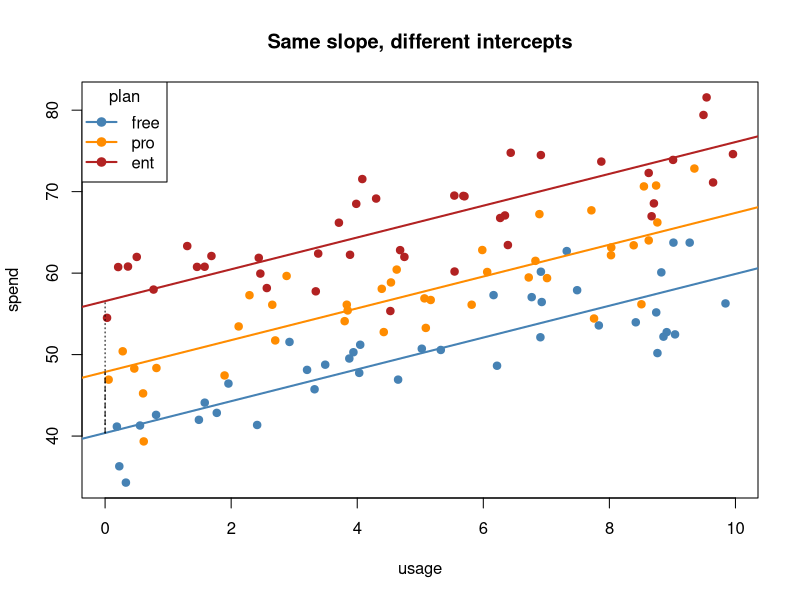
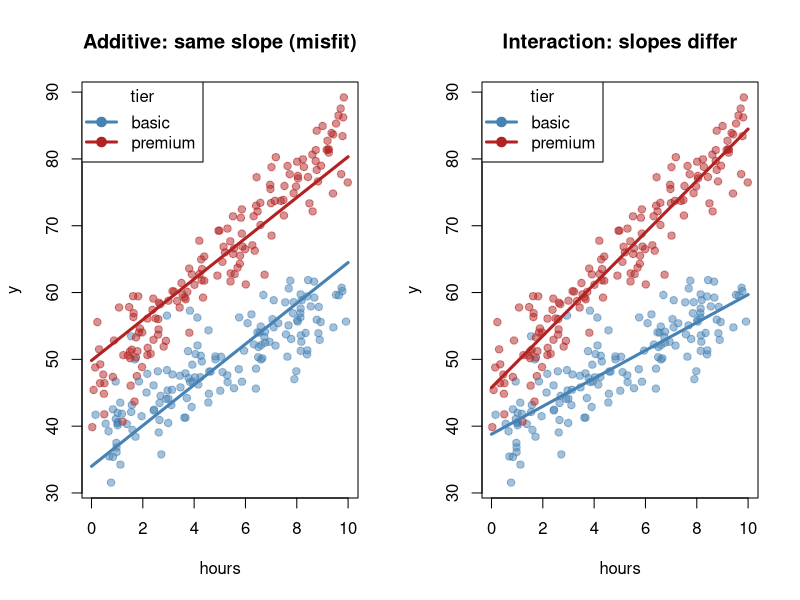

Here is the R script that generated these plots, in order:
## ---- chunk 1
knitr::opts_chunk$set(echo = TRUE)
## ---- chunk 2
set.seed(2)
N <- 500 # sample size
skill <- rnorm(N) # skill variable
hours <- 2 + 0.9 * skill + rnorm(N, 0, 0.5) # hours variable, linearly related to skill
score <- 50 + 8 * skill + 1.5 * hours + rnorm(N, 0, 3) # score outcome variable, linearly related to skill and hours

round(c(naive    = coef(lm(score ~ hours))[2], # simple regression
        adjusted = coef(lm(score ~ hours + skill))[2], # adjusted regression
        truth    = 1.5), 3) # simulation true coefficient value for hours
## ---- chunk 3
set.seed(9)
plan  <- factor(rep(c("free", "pro", "ent"), each = 40),
                levels = c("free", "pro", "ent"))
spend <- c(rnorm(40, 50, 8), rnorm(40, 58, 8), rnorm(40, 66, 8))

round(coef(summary(lm(spend ~ plan))), 3)
## ---- chunk 4
set.seed(9)
plan  <- factor(rep(c("free", "pro", "ent"), each = 40),
                levels = c("free", "pro", "ent"))

# --- Part 1: your original model (factor only) -------------------------
spend0 <- c(rnorm(40, 50, 8), rnorm(40, 58, 8), rnorm(40, 66, 8))
fit0   <- lm(spend0 ~ plan)
round(coef(summary(fit0)), 3)

# The dummy columns R builds behind the scenes (one row per plan)
model.matrix(~ plan)[c(1, 41, 81), ]

# Intercept = mean of baseline (free); each dummy coefficient = shift from it
b0 <- coef(fit0)
rbind(from_coefs = c(free = b0[[1]],
                     pro  = b0[[1]] + b0[["planpro"]],
                     ent  = b0[[1]] + b0[["planent"]]),
      group_means = tapply(spend0, plan, mean))

# --- Part 2: add a continuous predictor so the shifts become lines -----
usage <- runif(120, 0, 10)
shift <- c(free = 0, pro = 8, ent = 16)          # true intercept shifts
spend <- 40 + 2 * usage + shift[as.character(plan)] + rnorm(120, 0, 4)

fit <- lm(spend ~ usage + plan)
round(coef(summary(fit)), 3)

b    <- coef(fit)
ints <- c(free = b[["(Intercept)"]],
          pro  = b[["(Intercept)"]] + b[["planpro"]],
          ent  = b[["(Intercept)"]] + b[["planent"]])

cols <- c(free = "steelblue", pro = "darkorange", ent = "firebrick")

plot(usage, spend, col = cols[as.character(plan)], pch = 19,
     xlab = "usage", ylab = "spend",
     main = "Same slope, different intercepts")
for (p in names(ints)) abline(a = ints[[p]], b = b[["usage"]],
                              col = cols[[p]], lwd = 2)
legend("topleft", legend = names(cols), col = cols, pch = 19, lwd = 2,
       title = "plan")

# Vertical gap between lines at any usage value = the dummy coefficient
segments(x0 = 0, y0 = ints[["free"]], y1 = ints[["pro"]], lty = 2)
segments(x0 = 0, y0 = ints[["free"]], y1 = ints[["ent"]], lty = 3)


## ---- chunk 5
set.seed(12)
n <- 300
hours <- runif(n, 0, 10)
tier  <- factor(sample(c("basic", "premium"), n, replace = TRUE))
# The effect of hours is twice as large for premium users.
y <- 40 + 2 * hours + 5 * (tier == "premium") +
     2 * hours * (tier == "premium") + rnorm(n, 0, 4)

round(coef(summary(lm(y ~ hours * tier))), 3)
## ---- chunk 6
set.seed(12)
n <- 300
hours <- runif(n, 0, 10)
tier  <- factor(sample(c("basic", "premium"), n, replace = TRUE),
                levels = c("basic", "premium"))   # basic = reference level
# The effect of hours is twice as large for premium users.
y <- 40 + 2 * hours + 5 * (tier == "premium") +
     2 * hours * (tier == "premium") + rnorm(n, 0, 4)

# --- Part 1: your original interaction model ---------------------------
fit_int <- lm(y ~ hours * tier)
round(coef(summary(fit_int)), 3)

# The columns R builds: the interaction column is hours x dummy
rows <- c(which(tier == "basic")[1], which(tier == "premium")[1])
model.matrix(~ hours * tier)[rows, ]

# --- Part 2: rebuild each tier's line from the coefficients ------------
b <- coef(fit_int)
lines_from_coefs <- rbind(
  basic   = c(intercept = b[["(Intercept)"]],
              slope     = b[["hours"]]),
  premium = c(intercept = b[["(Intercept)"]] + b[["tierpremium"]],
              slope     = b[["hours"]] + b[["hours:tierpremium"]])
)
lines_from_coefs

# Check: fitting each tier separately gives the same intercepts and slopes
rbind(basic   = coef(lm(y ~ hours, subset = tier == "basic")),
      premium = coef(lm(y ~ hours, subset = tier == "premium")))

# --- Part 3: the gap between tiers depends on hours --------------------
gap <- function(h) b[["tierpremium"]] + b[["hours:tierpremium"]] * h
data.frame(hours = c(0, 5, 10), premium_minus_basic = round(gap(c(0, 5, 10)), 2))

# --- Part 4: additive (parallel) vs interaction model ------------------
fit_add <- lm(y ~ hours + tier)

cols <- c(basic = "steelblue", premium = "firebrick")
draw <- function(fit, title) {
  plot(hours, y, col = adjustcolor(cols[as.character(tier)], 0.5), pch = 19,
       xlab = "hours", ylab = "y", main = title)
  for (t in names(cols)) {
    nd <- data.frame(hours = c(0, 10), tier = factor(t, levels = levels(tier)))
    lines(nd$hours, predict(fit, nd), col = cols[[t]], lwd = 3)
  }
  legend("topleft", legend = names(cols), col = cols, lwd = 3, pch = 19,
         title = "tier")
}

par(mfrow = c(1, 2))
draw(fit_add, "Additive: same slope (misfit)")
draw(fit_int, "Interaction: slopes differ")
par(mfrow = c(1, 1))

# Formal test: does allowing different slopes improve the fit?
anova(fit_add, fit_int)
## ---- chunk 7
# Demonstrating multicollinearity in a linear model
set.seed(42)
n <- 100

# x1 and x2 are nearly the same variable (correlation ~0.99)
x1 <- rnorm(n)
x2 <- x1 + rnorm(n, sd = 0.1)

# True model: y = 2 + 3*x1 + 2*x2 + noise
y <- 2 + 3 * x1 + 2 * x2 + rnorm(n, sd = 2)
dat <- data.frame(y, x1, x2)

cat("Correlation between x1 and x2:", round(cor(x1, x2), 3), "\n\n")

# 1. Full model: both predictors
full <- lm(y ~ x1 + x2, data = dat)
print(summary(full))

# 2. Each predictor alone
m1 <- lm(y ~ x1, data = dat)
m2 <- lm(y ~ x2, data = dat)
cat("\nx1 alone:\n"); print(round(summary(m1)$coefficients, 3))
cat("\nx2 alone:\n"); print(round(summary(m2)$coefficients, 3))

# 3. Variance Inflation Factor (computed by hand, no packages needed)
vif_x1 <- 1 / (1 - summary(lm(x1 ~ x2))$r.squared)
cat("\nVIF for x1 and x2:", round(vif_x1, 1), "\n")
# (With the car package: car::vif(full))

# 4. Instability: refit on bootstrap resamples and watch the coefficients swing
boot <- replicate(500, {
  d <- dat[sample(n, replace = TRUE), ]
  coef(lm(y ~ x1 + x2, data = d))[c("x1", "x2")]
})
cat("\nBootstrap SD of coefficients:\n")
print(round(apply(boot, 1, sd), 2))
cat("Correlation between the x1 and x2 estimates across resamples:",
    round(cor(boot[1, ], boot[2, ]), 3), "\n")

# Overall fit stays good even though individual coefficients are unreliable
cat("\nR-squared (full):", round(summary(full)$r.squared, 3),
    "| (x1 only):", round(summary(m1)$r.squared, 3), "\n")
